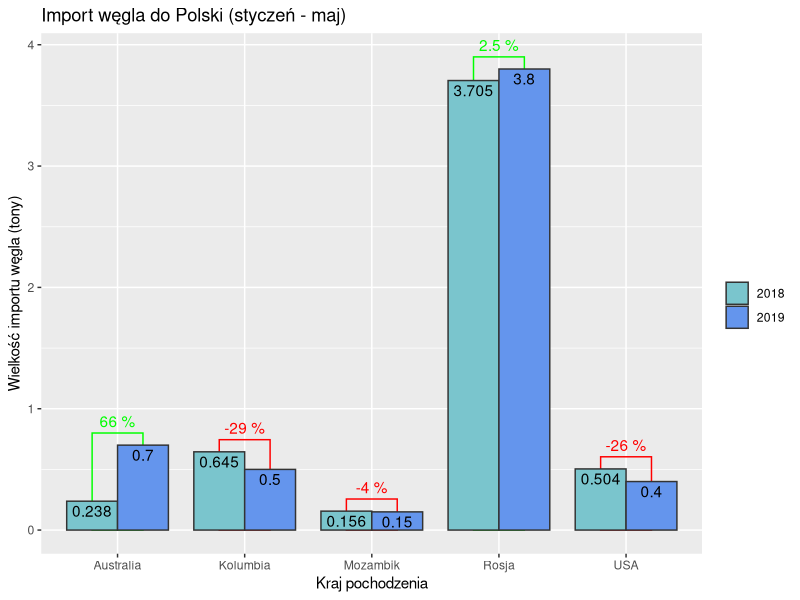

Reproduce this figure in R.
## ---- chunk 1
library(ggplot2)
library(tidyverse)

Kierunek <- c("USA", "Kolumbia", "Mozambik", "Australia", "Rosja")
Import19 <- c(0.4, 0.5, 0.15, 0.7, 3.8)
Zmiana <- c(-0.26, -0.29, -0.04, 0.66, 0.025)
Import18 <- Import19 + Import19*(-Zmiana)
Wzrost <- Import19 - Import18
Zmiana <- as.character(paste(Zmiana*100, "%"))

IW19 <- data.frame(Kierunek = Kierunek, Import = Import19, Rok = "2019")
IW18 <- data.frame(Kierunek = Kierunek, Import = Import18, Rok = "2018")
IW <- rbind(IW18, IW19)
diff_iw <- data.frame(Kierunek, Import18, Import19, Wzrost, Zmiana)

diff_iw <- diff_iw %>%
  mutate(Maximport = ifelse(Import18 > Import19, Import18, Import19), Wzrost = Wzrost < 0) %>%
  select(Kierunek, Maximport, Wzrost, Zmiana)

ggplot(IW, aes(Kierunek, Import)) +
  geom_bar(aes(y = Maximport + 0.1), data = diff_iw %>% filter(Wzrost == TRUE), stat = "identity", fill = NA, width = 0.4, colour = "red") +
  geom_bar(aes(y = Maximport + 0.1), data = diff_iw %>% filter(Wzrost == FALSE), stat = "identity", fill = NA, width = 0.4, colour = "green") +
  geom_text(aes(label = Zmiana, y = Maximport), vjust=-1.5, data = diff_iw %>% filter(Wzrost == TRUE), colour = "red") +
  geom_text(aes(label = Zmiana, y = Maximport), vjust=-1.5, data = diff_iw %>% filter(Wzrost == FALSE), colour = "green") +
  geom_bar(aes(fill = Rok), position = "dodge", stat="identity", width=0.8, colour = "grey20") +
  geom_text(aes(label=Import, group=Rok), position=position_dodge(width=0.8), vjust=1.3) +
  scale_fill_manual("", values = c("2018" = "cadetblue3", "2019" = "cornflowerblue")) +
  ylab("Wielkość importu węgla (tony)") + xlab("Kraj pochodzenia") +
  ggtitle("Import węgla do Polski (styczeń - maj)")
